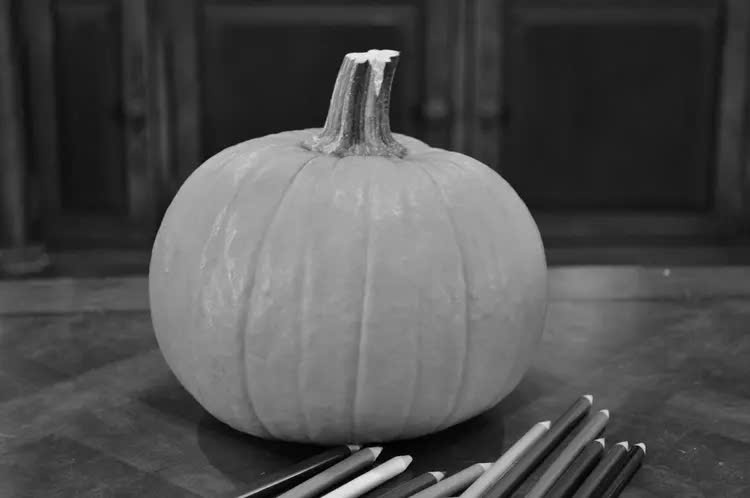
#> input picture img/pumpkin.png, 750 x 498 px, found by its file name
$ jupyter execute BHPFAnhsauloc.ipynb
#> lines starting #> are read from the running program, lines starting #| are printed output that depends on the picture
# ảnh sau lọc

[cell 1]
import numpy as np
import matplotlib.pyplot as plt
from PIL import Image

# 1 doc anh goc
img = Image.open('C:\ImageProcessing\Doan-xulyanh\img\pumpkin.png').convert("L")
f = np.array(img)
P, Q = f.shape
#> P = 498; Q = 750

# 2 tao bo loc thong cao Butterworth
D0 = 30     # tan so cat
n = 2       # cap cua bo loc

h = np.zeros((P, Q))
for i in range(P):
    for j in range(Q):
        D = np.sqrt((i - P/2)**2 + (j - Q/2)**2)
        if D == 0:
            h[i, j] = 0
        else:
            h[i, j] = 1 / (1 + (D0 / D)**(2 * n))
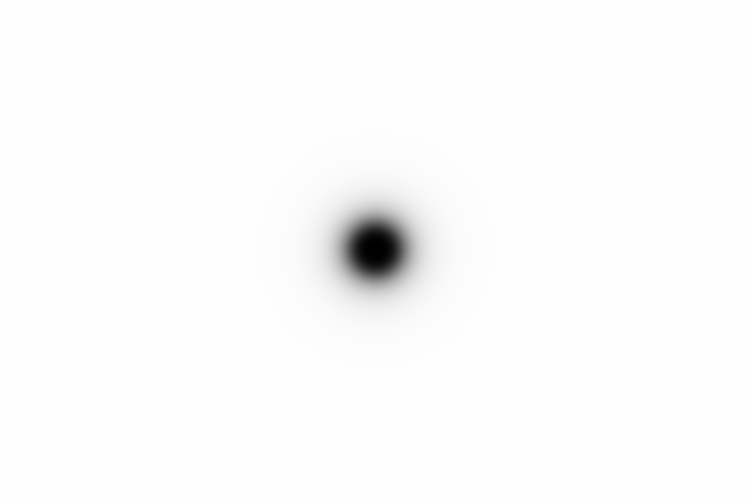
#> h: shape (498, 750) float64; min 0, max 1, mean 0.988

# dich tam bo loc ve giua
H = np.fft.fftshift(h)

# 3 bien doi Fourier anh va ap bo loc
F = np.fft.fft2(f)
F_shift = np.fft.fftshift(F)
G = H * F_shift

# 4 bien doi nguoc de lay anh sau loc
G_ishift = np.fft.ifftshift(G)
filtered_img = np.abs(np.fft.ifft2(G_ishift))

# 5 hien thi ket qua
plt.figure(figsize=(10, 6))

# bo loc trong mien khong gian
plt.subplot(1, 3, 1)
plt.imshow(h, cmap='gray')
plt.title("bo loc Butterworth trong mien khong gian")
plt.axis('off')

# bo loc trong mien tan so
plt.subplot(1, 3, 2)
plt.imshow(H, cmap='gray')
plt.title("bo loc Butterworth trong mien tan so")
plt.axis('off')

# anh sau khi loc
plt.subplot(1, 3, 3)
plt.imshow(filtered_img, cmap='gray')
plt.title("anh sau khi loc Butterworth")
plt.axis('off')

plt.tight_layout()
plt.show()
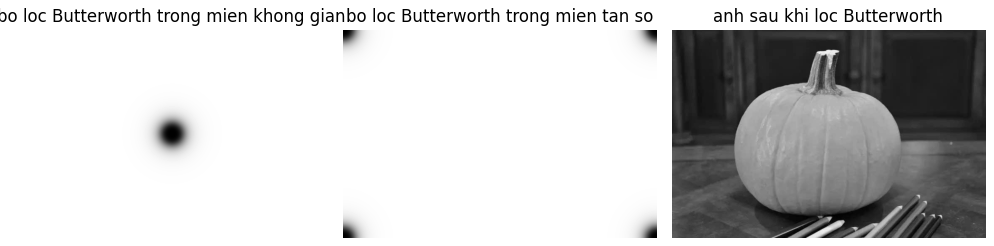
#> figure drawn by matplotlib, 3 panels

$ run again, with img/BLPF1.png copied over img/pumpkin.png
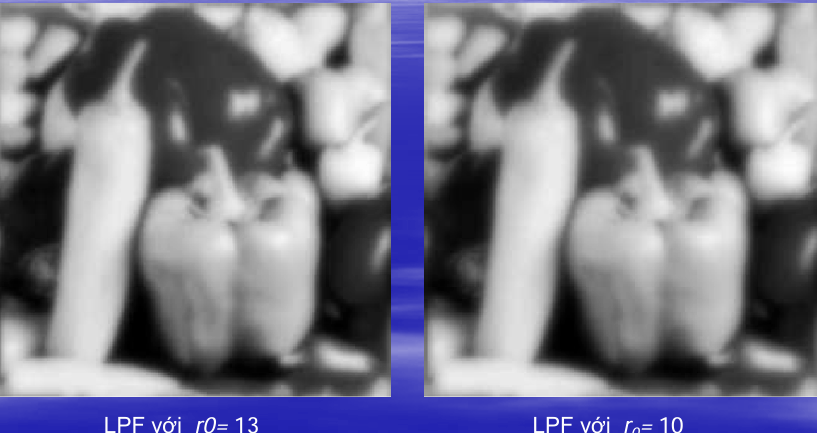
#> input picture img/BLPF1.png, 817 x 433 px, found by its file name
#> `img = Image.open('C:\ImageProcessing\Doan-xulyanh\img\pumpkin.png').co..`:
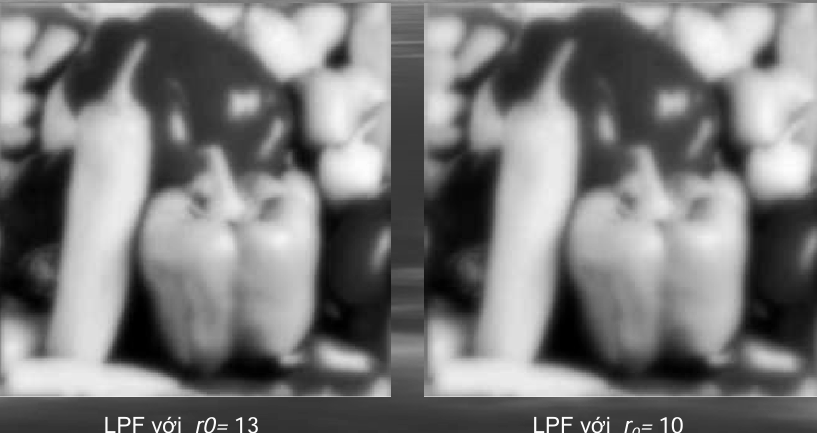
#> img: PIL image 817x433 L; min 0, max 253, mean 122
#> `plt.show()`:
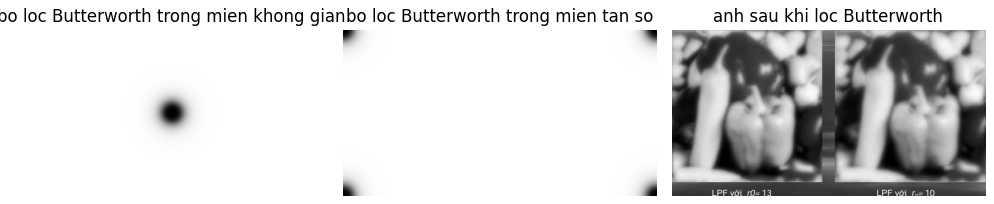
#> figure drawn by matplotlib, 3 panels

$ run again, with img/Duahau.png copied over img/pumpkin.png
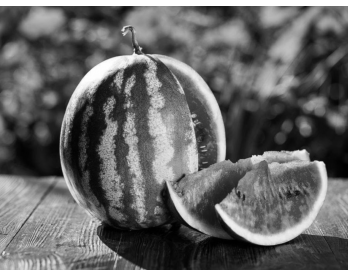
#> input picture img/Duahau.png, 350 x 273 px, found by its file name
#> after the loop `for i in range(P):`:
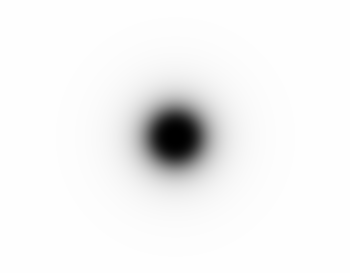
#> h: shape (273, 350) float64; min 7.72e-08, max 1, mean 0.954
#> `plt.show()`:
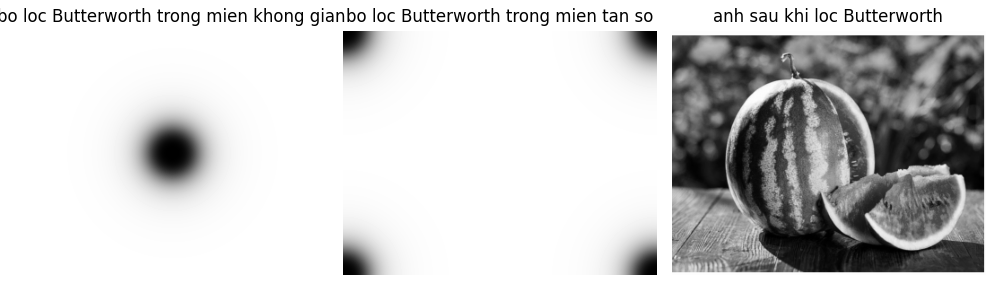
#> figure drawn by matplotlib, 3 panels
